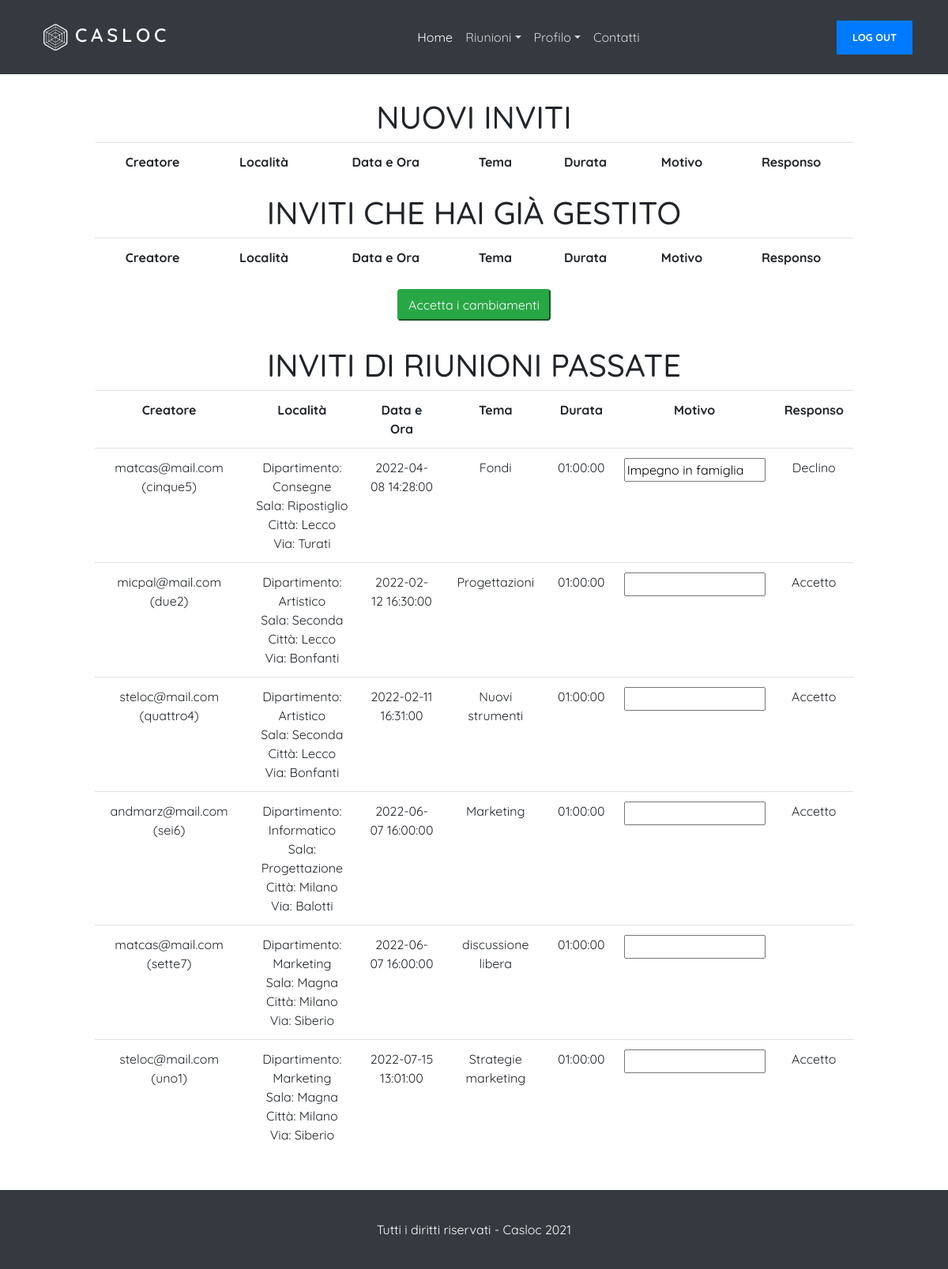
/index.php?op=inviti (signed in), run on the app's committed database.
### tables this page shows
CREATE TABLE `sala_riunioni` (
  `nome_sala` varchar(30) NOT NULL,
  `nome_dipartimento` varchar(30) NOT NULL,
  `numero_posti` int(3) NOT NULL DEFAULT 20,
  `numero_tavoli` int(2) DEFAULT NULL
);

CREATE TABLE `dipartimento` (
  `nome_dipartimento` varchar(30) NOT NULL,
  `numero_impiegati` int(3) DEFAULT NULL,
  `citta` varchar(20) NOT NULL,
  `via` varchar(20) NOT NULL,
  `civico` int(3) NOT NULL,
  `direttore` varchar(30) DEFAULT NULL
);

### common/funzioni.php (called while the page is built, shortened)
<?php
  function logisticaSala($cid, $sala){
    $sql = "SELECT citta, via, numero_posti from dipartimento join sala_riunioni on (dipartimento.nome_dipartimento=sala_riunioni.nome_dipartimento)
    where nome_sala='$sala';";
    $res = $cid->query($sql);
    $risultato=$res->fetch_row();
    return $risultato;
  }
  function leggiInviti($cid, $id_utente)
  {
  	$riunioni = array();
  	$risultato = array("status"=>"ok","msg"=>"", "contenuto"=>"");
  	$sql = "SELECT creatore, id_riunione, nome_dipartimento, nome_sala, data_e_ora, tema, durata, responso, motivo FROM riunione, invitato_a WHERE riunione = id_riunione and utente='$id_utente'";
  	$res=$cid->query($sql);
  	while($row=$res->fetch_row())
  	{
  			$riunioni[$row[1]]=$row;
  	}
  	$risultato["contenuto"]=$riunioni;
  	return $risultato;
  }
?>

### frontend/inviti.php (the view, shortened to what this page needs)
<?php
  echo "<h1>Nuovi Inviti</h1>";
  $date = new DateTime();
  $data = $date->format('Y-m-d g:i:s a');
  $res = leggiInviti($cid, $_SESSION["utente"]);
  $dati = $res["contenuto"];
  echo '<form class="form-group" action="backend/insertRESP-EXE.php" method="post" id="form-Responso" >';
  echo "<div class=\"table-responsive\">";
  echo "<table class=\"table text-center\">";
  echo "<tr>
    <th>Creatore</th>
    <th>Località</th>
    <th>Data e Ora</th>
    <th>Tema</th>
    <th>Durata</th>
    <th>Motivo</th>
    <th>Responso</th>
    </tr>";
  echo "</table>";
  echo "</div>";
  echo "<h1>Inviti che hai già gestito</h1>";
  echo "<div class=\"table-responsive\">";
  echo "<table class=\"table text-center\">";
  echo "<tr>
    <th>Creatore</th>
    <th>Località</th>
    <th>Data e Ora</th>
    <th>Tema</th>
    <th>Durata</th>
    <th>Motivo</th>
    <th>Responso</th>
    </tr>";
  echo "</table>";
  echo "</div>";
  echo '<div class="form-group">
      <button type="submit" name="btncaricainviti" class="btn btn-success" id="accetta">Accetta i cambiamenti</button>
    </div>';
  echo "</form>";
  echo "<h1>Inviti di riunioni passate</h1>";
  echo "<div class=\"table-responsive\">";
  echo "<table class=\"table text-center\">";
  echo "<tr>
    <th>Creatore</th>
    <th>Località</th>
    <th>Data e Ora</th>
    <th>Tema</th>
    <th>Durata</th>
    <th>Motivo</th>
    <th>Responso</th>
    </tr>";
  foreach ($dati AS $key => $info) {
    if ($data>=$info[4]){
      $citta_via=logisticaSala($cid, $info[3]);
      echo "<tr>
      <td>$info[0] ($info[1])</td>
      <td>Dipartimento: $info[2]<br>Sala: $info[3]<br>Città: $citta_via[0]<br>Via: $citta_via[1]</td>
      <td>$info[4]</td>
      <td>$info[5]</td>
      <td>$info[6]</td>
      <td><input type='text' name='motivo$info[1]' value='$info[8]' readonly></td>
      <td>$info[7]</td>";
      echo"</tr>";
    }
    else {continue;}
  }
  echo "</table>";
  echo "</div>";
?>

### css/stile.css (style rules this page uses)
body { background-color: white; }
body { font-family: "Quicksand", -apple-system, BlinkMacSystemFont, "Segoe UI", Roboto, "Helvetica Neue", Arial, "Noto Sans", sans-serif, "Apple Color Emoji", "Segoe UI Emoji", "Segoe UI Symbol", "Noto Color Emoji"; background-color: #fff; height: 100vh; position: relative; }
body:before { content: ""; position: absolute; top: 0; left: 0; right: 0; bottom: 0; background: rgba(0, 0, 0, 0.5); -webkit-transition: .3s all ease; -o-transition: .3s all ease; transition: .3s all ease; opacity: 0; visibility: hidden; z-index: 1; }
h1, h2, h3, h4, h5, h6, .h1, .h2, .h3, .h4, .h5, .h6 { text-transform: uppercase; text-align: center; font-family: "Quicksand", -apple-system, BlinkMacSystemFont, "Segoe UI", Roboto, "Helvetica Neue", Arial, "Noto Sans", sans-serif, "Apple Color Emoji", "Segoe UI Emoji", "Segoe UI Symbol", "Noto Color Emoji"; }
footer { background-color: #343a40; height: 100px; width: 100%; text-align: center; color: white; margin-top: 30px; position: sticky; top: 100%; }
tr { text-align:center; }
.form-group { text-align:center; }

### data on the page
sala_riunioni: nome_dipartimento.citta "Lecco", nome_dipartimento.via "Turati"
sala_riunioni: nome_dipartimento.citta "Lecco", nome_dipartimento.via "Bonfanti"
sala_riunioni: nome_dipartimento.citta "Milano", nome_dipartimento.via "Balotti"
sala_riunioni: nome_dipartimento.citta "Milano", nome_dipartimento.via "Siberio"

### other printed values
$info[0] "matcas@mail.com"
$info[1] "cinque5"
$info[2] "Consegne"
$info[3] "Ripostiglio"
$info[4] "2022-04-08 14:28:00"
$info[5] "Fondi"
$info[6] "01:00:00"
$info[7] "Declino"
$info[0] "micpal@mail.com"
$info[1] "due2"
$info[2] "Artistico"
$info[3] "Seconda"
$info[4] "2022-02-12 16:30:00"
$info[5] "Progettazioni"
$info[7] "Accetto"
